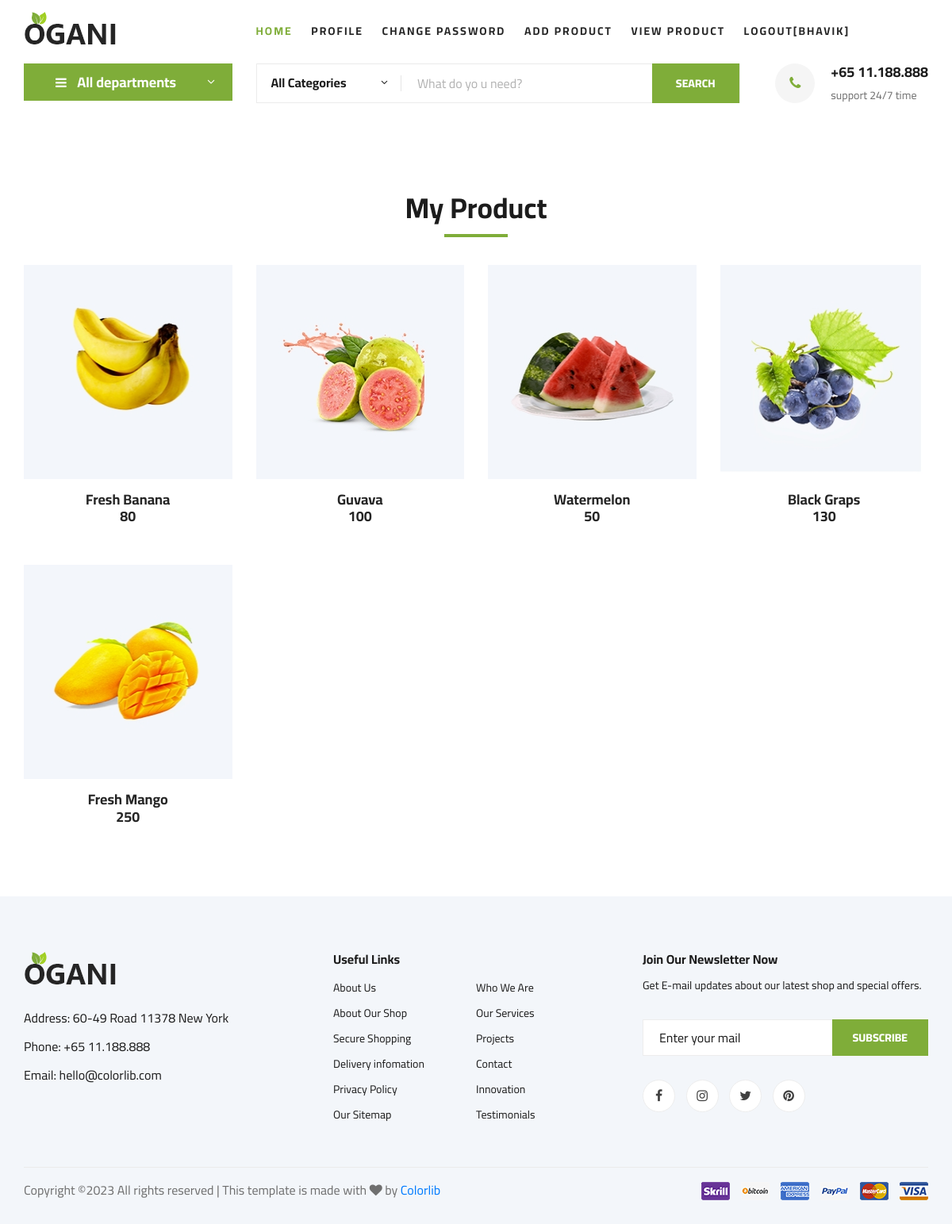
/seller-view-product/ (signed in), run on the app's committed database.
### ecommerce/models.py (models this page shows, shortened)
class User(models.Model):
	fname=models.CharField(max_length=100)
	lname=models.CharField(max_length=100)
	email=models.EmailField()
	mobile=models.PositiveIntegerField()
	address=models.TextField()
	password=models.CharField(max_length=100)
	usertype=models.CharField(max_length=100,default="buyer")

class Product(models.Model):
	seller=models.ForeignKey(User,on_delete=models.CASCADE)
	product_name=models.CharField(max_length=100)
	product_price=models.PositiveIntegerField()
	product_desc=models.TextField()
	product_image=models.ImageField(upload_to="product_image/")

### ecommerce/views.py (the view)
# urls.py: path('seller-view-product/',views.seller_view_product,name="seller-view-product"),
def seller_view_product(request):
	seller=User.objects.get(email=request.session['email'])
	products=Product.objects.filter(seller=seller)
	return render(request,'seller-view-product.html',{'products':products})

### ecommerce/templates/seller-view-product.html (shortened to what this page needs)
{% extends 'seller-header.html' %}
{% load static %}
{% block content %}
<!DOCTYPE html>
<html lang="zxx">
<head>
</head>
<body>
    <section class="featured spad">
        <div class="container">
            <div class="row">
                <div class="col-lg-12">
                    <div class="section-title">
                        <h2>My Product</h2>
                    </div>
                </div>
            </div>
            <div class="row featured__filter">
                {% for i in products %}
                <div class="col-lg-3 col-md-4 col-sm-6 mix oranges fresh-meat">
                    <div class="featured__item">
                        <div class="featured__item__pic set-bg" data-setbg="{{i.product_image.url}}">
                        </div>
                        <div class="featured__item__text">
                            <h5>{{i.product_name}}</h5>
                            <h5>{{i.product_price}}</h5>
                        </div>
                    </div>
                </div>
                {% endfor %}
            </div>
        </div>
    </section>
</body>
</html>
{% endblock %}

### ecommerce/templates/seller-header.html (shortened to what this page needs)
{% load static %}
<!DOCTYPE html>
<html lang="zxx">
<head>
    <link rel="stylesheet" href="{% static 'css/bootstrap.min.css' %}" type="text/css">
    <link rel="stylesheet" href="{% static 'css/font-awesome.min.css' %}" type="text/css">
    <link rel="stylesheet" href="{% static 'css/elegant-icons.css' %}" type="text/css">
    <link rel="stylesheet" href="{% static 'css/nice-select.css' %}" type="text/css">
    <link rel="stylesheet" href="{% static 'css/jquery-ui.min.css' %}" type="text/css">
    <link rel="stylesheet" href="{% static 'css/owl.carousel.min.css' %}" type="text/css">
    <link rel="stylesheet" href="{% static 'css/slicknav.min.css' %}" type="text/css">
    <link rel="stylesheet" href="{% static 'css/style.css' %}" type="text/css">
</head>
<body>
    <header class="header">
        <div class="container">
            <div class="row">
                <div class="col-lg-3">
                    <div class="header__logo">
                        <a href="{% url 'seller-index' %}"><img src="{% static 'img/logo.png' %}" alt=""></a>
                    </div>
                </div>
                <div class="col-lg-9">
                    <nav class="header__menu">
                        <ul>
                            <li class="active"><a href="{% url 'seller-index' %}">Home</a></li>
                            {% if request.session.email %}
                                <li><a href="{% url 'profile' %}">Profile</a></li>
                                <li><a href="{% url 'change-password' %}">Change Password</a></li>
                                <li><a href="{% url 'seller-add-product' %}">Add Product</a></li>
                                <li><a href="{% url 'seller-view-product' %}">View Product</a></li>
                                <li><a href="{% url 'logout' %}">Logout[{{request.session.fname}}]</a></li>
                            {% else %}
                                <li><a href="{% url 'signup' %}">Signup</a></li>
                                <li><a href="{% url 'login' %}">Login</a></li>
                            {% endif %}
                        </ul>
                    </nav>
                </div>
            </div>
        </div>
    </header>
    <section class="hero hero-normal">
        <div class="container">
            <div class="row">
                <div class="col-lg-3">
                    <div class="hero__categories">
                        <div class="hero__categories__all">
                            <i class="fa fa-bars"></i>
                            <span>All departments</span>
                        </div>
                    </div>
                </div>
                <div class="col-lg-9">
                    <div class="hero__search">
                        <div class="hero__search__form">
                            <form action="#">
                                <div class="hero__search__categories">
                                    All Categories
                                    <span class="arrow_carrot-down"></span>
                                </div>
                                <input type="text" placeholder="What do yo u need?">
                                <button type="submit" class="site-btn">SEARCH</button>
                            </form>
                        </div>
                        <div class="hero__search__phone">
                            <div class="hero__search__phone__icon">
                                <i class="fa fa-phone"></i>
                            </div>
                            <div class="hero__search__phone__text">
                                <h5>+65 11.188.888</h5>
                                <span>support 24/7 time</span>
                            </div>
                        </div>
                    </div>
                </div>
            </div>
        </div>
    </section>
    {% block content %}
    {% endblock %}
    <footer class="footer spad">
        <div class="container">
            <div class="row">
                <div class="col-lg-3 col-md-6 col-sm-6">
                    <div class="footer__about">
                        <div class="footer__about__logo">
                            <a href="./index.html"><img src="{% static 'img/logo.png' %}" alt=""></a>
                        </div>
                        <ul>
                            <li>Address: 60-49 Road 11378 New York</li>
                            <li>Phone: +65 11.188.888</li>
                            <li>Email: hello@colorlib.com</li>
                        </ul>
                    </div>
                </div>
                <div class="col-lg-4 col-md-6 col-sm-6 offset-lg-1">
                    <div class="footer__widget">
                        <h6>Useful Links</h6>
                        <ul>
                            <li><a href="#">About Us</a></li>
                            <li><a href="#">About Our Shop</a></li>
                            <li><a href="#">Secure Shopping</a></li>
                            <li><a href="#">Delivery infomation</a></li>
                            <li><a href="#">Privacy Policy</a></li>
                            <li><a href="#">Our Sitemap</a></li>
                        </ul>
                        <ul>
                            <li><a href="#">Who We Are</a></li>
                            <li><a href="#">Our Services</a></li>
                            <li><a href="#">Projects</a></li>
                            <li><a href="#">Contact</a></li>
                            <li><a href="#">Innovation</a></li>
                            <li><a href="#">Testimonials</a></li>
                        </ul>
                    </div>
                </div>
                <div class="col-lg-4 col-md-12">
                    <div class="footer__widget">
                        <h6>Join Our Newsletter Now</h6>
                        <p>Get E-mail updates about our latest shop and special offers.</p>
                        <form action="#">
                            <input type="text" placeholder="Enter your mail">
                            <button type="submit" class="site-btn">Subscribe</button>
                        </form>
                        <div class="footer__widget__social">
                            <a href="#"><i class="fa fa-facebook"></i></a>
                            <a href="#"><i class="fa fa-instagram"></i></a>
                            <a href="#"><i class="fa fa-twitter"></i></a>
                            <a href="#"><i class="fa fa-pinterest"></i></a>
                        </div>
                    </div>
                </div>
            </div>
            <div class="row">
                <div class="col-lg-12">
                    <div class="footer__copyright">
                        <div class="footer__copyright__text"><p>
  Copyright &copy;<script>document.write(new Date().getFullYear());</script> All rights reserved | This template is made with <i class="fa fa-heart" aria-hidden="true"></i> by <a href="https://colorlib.com" target="_blank">Colorlib</a>
  </p></div>
                        <div class="footer__copyright__payment"><img src="{% static 'img/payment-item.png' %}" alt=""></div>
                    </div>
                </div>
            </div>
        </div>
    </footer>
</body>
</html>

### data on the page
User: session.fname "BHAVIK"
Product: shows a picture, product_name "Fresh Banana", product_price "80"
Product: shows a picture, product_name "Guvava", product_price "100"
Product: shows a picture, product_name "Watermelon", product_price "50"
Product: shows a picture, product_name "Black Graps", product_price "130"
Product: shows a picture, product_name "Fresh Mango", product_price "250"
